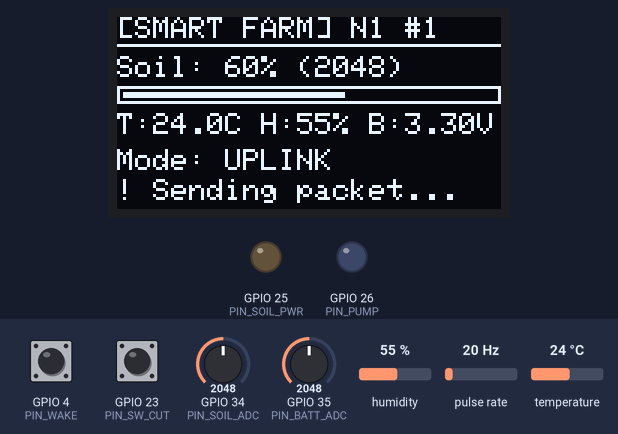
A sketch run on a simulated ESP32. On the bench: 128×64 one-colour display, output pins drawn as LEDs (lit = HIGH). Wiring (inferred from the names in the program): pulse sensor: data GPIO 33. Dashed ring = blinking. The test bench sets the inputs (shaded band); at power-on: GPIO 34 (PIN_SOIL_ADC) = 2048, GPIO 4 (PIN_WAKE) HIGH, humidity 55 %, GPIO 35 (PIN_BATT_ADC) = 2048, GPIO 23 (PIN_SW_CUT) HIGH, pulse rate 20 Hz, temperature 24 °C (analog values on the 0–4095 scale). WiFi joins after 1.5 s; servers stay silent unless stated; uploads are accepted with an empty reply; the local clock reads 2024-03-15 10:24:30 at power-on unless the sketch sets it; random numbers use the default seed unless the sketch sets one; what the sketch prints to the serial monitor is not drawn.

Above: at 2.9 s.
3.0 s: GPIO 34 (PIN_SOIL_ADC) set to 960
8.1 s: GPIO 34 (PIN_SOIL_ADC) set to 1100
At 19.6 s:
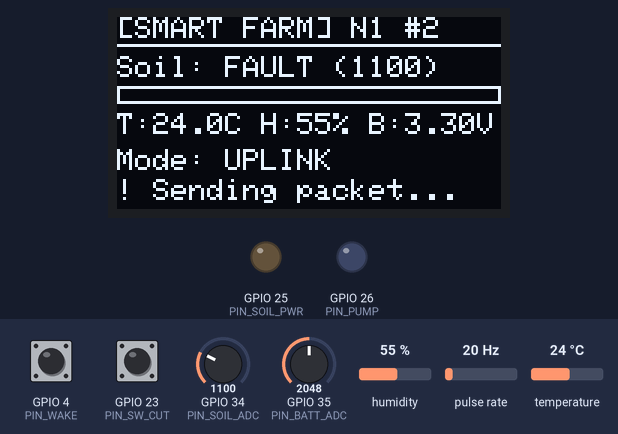
22.1 s: GPIO 34 (PIN_SOIL_ADC) set to 1193
At 36.0 s:
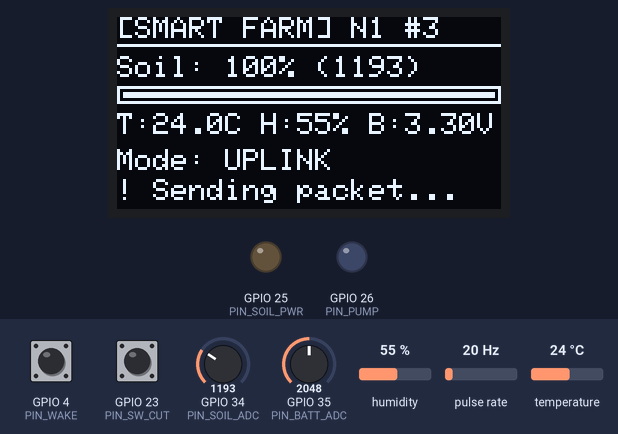
36.1 s: GPIO 4 (PIN_WAKE) pulled LOW for 3.2 s
At 37.66 s:
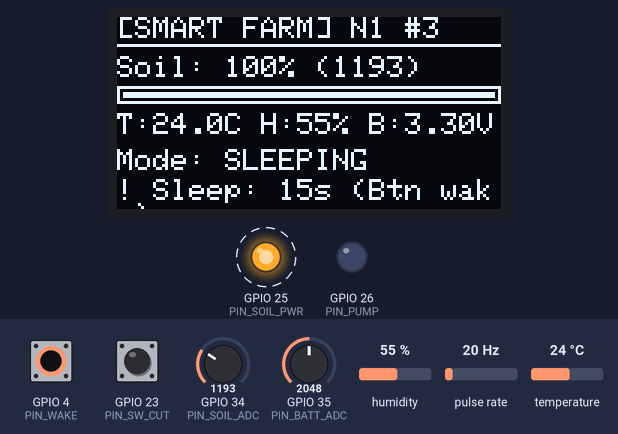
41.0 s: humidity set to 22 %
55.0 s: GPIO 35 (PIN_BATT_ADC) set to 2866
At 58.9 s:
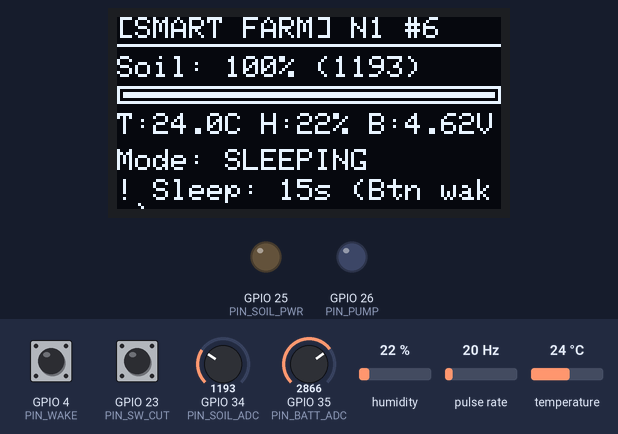
Timing chart, 0 to 59.1 s (numbered marks = the images above; inputs shaded):
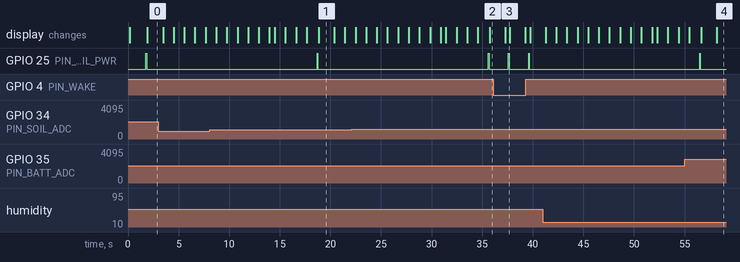

Measured:
- the behaviour switches between 1149 and 1150 on GPIO 34 (PIN_SOIL_ADC) (found by bisection; images 1 and 2)
- after the input at 36.1 s, GPIO 25 (PIN_SOIL_PWR): alternates HIGH for 0.08 s and LOW for 1.9 s, starting after 1.5 s
- what the display in image 1 shows lasts 1.6 s, from 18.8 s to 20.4 s
- what the display in image 3 shows lasts 0.4 s, from 37.3 s to 37.7 s

The sketch:

sketch.ino
```cpp
/*
 * ==============================================================================
 * SMART FARM PROTOTYPE: FIELD NODE HARDWARE SIMULATION (WOKWI / ESP32)
 * Designed for Technical & Architectural Review
 *
 * System Role: ESP32 Field Sensor & Actuator Node (Bed A / Node N1)
 *
 * Hardware Pinout:
 *   - GPIO 34 (ADC1_CH6): Capacitive Soil Moisture Sensor (Analog In)
 *   - GPIO 25: Switched VCC for Soil Probe (Anti-corrosion / Deep Sleep gating)
 *   - GPIO 35 (ADC1_CH7): Battery Voltage Divider (100k/100k -> 2:1 attenuation)
 *   - GPIO 27: DHT22 Temperature & Humidity Sensor (Digital Single-Wire)
 *   - GPIO 26: Submersible Pump Actuator (Relay Module + Blue LED Indicator)
 *   - GPIO 33: YF-S201 Flow Sensor Hall Pulse (Interrupt Falling Edge)
 *   - GPIO 21 / 22: I2C Bus (SDA / SCL) -> SSD1306 128x64 OLED Display
 *   - GPIO 4: Manual Instant Wake / Uplink Pushbutton
 *   - GPIO 18: Review Fault Switch 1 (Simulate Jammed Pump / Over-current)
 *   - GPIO 19: Review Fault Switch 2 (Simulate Blocked Drip Line / Zero Flow)
 *   - GPIO 23: Review Fault Switch 3 (Simulate Cut Sensor Wire / Raw 4095)
 *
 * Telemetry Protocol (CSV):
 *   Uplink:   <node>,<seq>,<soil_raw>,<temp_x10>,<hum>,<batt_mV>,<irr_s>,<flow_mL>,<pump_mA>
 *   Downlink: ACK,<node>,<seq>,<run_s>
 * ==============================================================================
 */

#include <Wire.h>
#include <Adafruit_GFX.h>
#include <Adafruit_SSD1306.h>
#include <DHT.h>

// ---------- Feature Toggles ----------
// EXPERIMENTAL, disabled by default: direct HTTP uplink via the Wokwi IoT
// Gateway. This path has never been verified end-to-end against a running
// server; the supported integration is the serial gateway bridge
// (wokwi/wokwi_gateway.py). Leave false for the presentation.
#define ENABLE_WOKWI_WIFI   true

#if ENABLE_WOKWI_WIFI
#include <WiFi.h>
#include <HTTPClient.h>
#include <time.h>
const char* WIFI_SSID = "Wokwi-GUEST";
const char* WIFI_PASS = "";
// Wokwi public gateway -> Cloudflare quick tunnel -> Flask (localhost:5000).
// Tunnel restart (new URL each start):
//   cloudflared tunnel --url http://localhost:5000 --no-autoupdate
const char* SERVER_URL = "http://interact-rows-eleven-creates.trycloudflare.com/api/uplink";
#endif

// ---------- Identity & Agronomic Calibration ----------
#define NODE_ID             "N1"
#define DEMO_SLEEP_SEC      15            // Fast wake cycle for review demos (production = 900s)
#define RATED_PUMP_MA       800           // 12V submersible pump rated current
#define DESIGN_FLOW_LPM     4.0           // Nominal drip line flow rate
#define SOIL_DRY_RAW        3100          // In dry air (0% VWC)
#define SOIL_WET_RAW        1350          // In saturated water (100% capacity)
#define LOCAL_DRY_RAW       2700          // Local fail-safe trigger threshold
// Sensor validity window (calibrated range + margin). Readings outside it are
// electrically impossible for a wired-up probe: 4095 = open circuit / cut wire,
// a reading at or near 0 = shorted probe, values past dry_raw + margin = probe
// unplugged from its signal line. Invalid readings must NEVER be treated as
// "dry soil" -- they are a sensor fault and inhibit every automatic watering.
#define SENSOR_VALID_LO     (SOIL_WET_RAW - 200)   // 1150: wetter than water = broken
#define SENSOR_VALID_HI     (SOIL_DRY_RAW + 300)   // 3400: past dry-air = disconnected
#define FLOW_PULSES_PER_L   450.0         // YF-S201 Hall sensor calibration
#define MAX_RUN_S           900           // Max allowable pump run per command

// ---------- Hardware Pin Allocations ----------
#define PIN_SOIL_ADC        34
#define PIN_SOIL_PWR        25
#define PIN_BATT_ADC        35
#define PIN_DHT             27
#define PIN_PUMP            26
#define PIN_FLOW            33
#define PIN_WAKE            4
#define PIN_SW_JAM          18
#define PIN_SW_BLOCK        19
#define PIN_SW_CUT          23

#define SCREEN_WIDTH        128
#define SCREEN_HEIGHT       64
#define OLED_RESET          -1

// ---------- Peripherals ----------
Adafruit_SSD1306 oled(SCREEN_WIDTH, SCREEN_HEIGHT, &Wire, OLED_RESET);
DHT dht(PIN_DHT, DHT22);

// ---------- State Variables ----------
uint32_t seq = 0;
uint16_t lastIrrS = 0;
uint32_t lastFlowMl = 0;
uint16_t lastPumpMa = 0;
uint16_t wakesSinceAck = 0;
bool oledAvailable = false;

volatile uint32_t pulses = 0;
void IRAM_ATTR onFlowPulse() {
  pulses++;
}

// ---------- UI Rendering Helpers ----------
void renderOLED(const char* state, uint16_t soilRaw, int soilPct, float temp, float hum, float battV, const char* alert) {
  if (!oledAvailable) return;

  oled.clearDisplay();
  oled.setTextSize(1);
  oled.setTextColor(SSD1306_WHITE);

  // Header
  oled.setCursor(0, 0);
  oled.print(F("[SMART FARM] "));
  oled.print(NODE_ID);
  oled.print(F(" #"));
  oled.print(seq);
  oled.drawLine(0, 9, 127, 9, SSD1306_WHITE);

  // Line 1: Soil Moisture with graphical bar (no % while the probe is faulted)
  oled.setCursor(0, 13);
  oled.print(F("Soil: "));
  if (soilPct < 0) {
    oled.print(F("FAULT ("));
    oled.print(soilRaw);
    oled.print(F(")"));
  } else {
    oled.print(soilPct);
    oled.print(F("% ("));
    oled.print(soilRaw);
    oled.print(F(")"));
  }

  // Soil moisture mini progress bar (blank while the probe is faulted)
  oled.drawRect(0, 23, 128, 6, SSD1306_WHITE);
  int barW = (soilPct < 0) ? 0 : map(constrain(soilPct, 0, 100), 0, 100, 0, 124);
  if (barW > 0) oled.fillRect(2, 25, barW, 2, SSD1306_WHITE);

  // Line 2: Climate & Battery
  oled.setCursor(0, 32);
  oled.print(F("T:"));
  oled.print(temp, 1);
  oled.print(F("C H:"));
  oled.print((int)hum);
  oled.print(F("% B:"));
  oled.print(battV, 2);
  oled.print(F("V"));

  // Line 3: System State / Actuator
  oled.setCursor(0, 44);
  if (strcmp(state, "PUMPING") == 0) {
    oled.fillRect(0, 42, 128, 10, SSD1306_WHITE);
    oled.setTextColor(SSD1306_BLACK, SSD1306_WHITE);
    oled.print(F(" >> PUMP ACTIVE << "));
    oled.setTextColor(SSD1306_WHITE);
  } else {
    oled.print(F("Mode: "));
    oled.print(state);
  }

  // Line 4: Alerts or Downlink status
  oled.setCursor(0, 54);
  if (alert && strlen(alert) > 0) {
    oled.print(F("! "));
    oled.print(alert);
  } else {
    oled.print(F("LoRa: Ready | RX: 1.5s"));
  }

  oled.display();
}

// ---------- Sensor Acquisition ----------
// INO_TEST_ANCHOR: soilReadingValid
// Sole authority on whether a soil reading may be used for ANY watering decision.
bool soilReadingValid(uint16_t raw) {
  return raw >= SENSOR_VALID_LO && raw <= SENSOR_VALID_HI && raw != 0 && raw != 4095;
}

uint16_t readSoilMoisture() {
  // Check review fault switch: Cut probe wire (GPIO 23 pulled to GND)
  if (digitalRead(PIN_SW_CUT) == LOW) {
    Serial.println(F("[DIAGNOSTIC] Fault Switch 3 active: Simulating CUT SENSOR CABLE (Raw 4095)"));
    return 4095;
  }

  // Switch probe power on, settle, sample 16x, power off
  digitalWrite(PIN_SOIL_PWR, HIGH);
  delay(50);
  uint32_t sum = 0;
  for (int i = 0; i < 16; i++) {
    sum += analogRead(PIN_SOIL_ADC);
    delay(2);
  }
  digitalWrite(PIN_SOIL_PWR, LOW);
  return sum / 16;
}

uint16_t readBatteryMilliVolts() {
  uint32_t sum = 0;
  for (int i = 0; i < 8; i++) {
    sum += analogReadMilliVolts(PIN_BATT_ADC);
    delay(2);
  }
  // 100k/100k voltage divider multiplies by 2
  return (sum / 8) * 2;
}

float measurePumpCurrentmA() {
  if (digitalRead(PIN_PUMP) == LOW) return 0.0;

  // Check review fault switch: Jammed Pump (GPIO 18 pulled to GND)
  if (digitalRead(PIN_SW_JAM) == LOW) {
    return 1650.0; // Stalled/jammed impeller over-current (> 1.6 * RATED_PUMP_MA)
  }

  // Realistic simulated active pump current with slight jitter
  return RATED_PUMP_MA + (random(-15, 15));
}

// ---------- Irrigation & Actuator Control with Live Protection ----------
void executePumpCycle(uint16_t targetSeconds) {
  if (targetSeconds == 0) return;
  if (targetSeconds > MAX_RUN_S) targetSeconds = MAX_RUN_S;

  Serial.println(F("\n=================================================="));
  Serial.printf(">> STARTING IRRIGATION CYCLE: %u SECONDS\n", targetSeconds);
  Serial.println(F("=================================================="));

  pulses = 0;
  uint32_t sumMa = 0, samples = 0;
  uint32_t startTime = millis();
  char faultMsg[32] = "";

  digitalWrite(PIN_PUMP, HIGH);

  while ((millis() - startTime) / 1000 < targetSeconds) {
    uint32_t elapsed = (millis() - startTime) / 1000;
    uint32_t remaining = targetSeconds - elapsed;

    // Simulate flow pulses unless Fault Switch 2 is active (Blocked Line)
    bool isBlocked = (digitalRead(PIN_SW_BLOCK) == LOW);
    if (!isBlocked) {
      // 4 LPM nominal = ~30 pulses per second
      pulses += 30;
    }

    float currentmA = measurePumpCurrentmA();
    sumMa += (currentmA > 0 ? (uint32_t)currentmA : 0);
    samples++;

    // Telemetry log to serial
    float flowL = pulses / FLOW_PULSES_PER_L;
    Serial.printf("[PUMP] T-%02us | Curr: %.0f mA | Flow: %.2f L (%u pulses)\n", remaining, currentmA, flowL, pulses);

    // Live display update
    if (oledAvailable) {
      oled.fillRect(0, 42, 128, 22, SSD1306_BLACK);
      oled.setCursor(0, 44);
      oled.printf("PUMP: %us left", remaining);
      oled.setCursor(0, 54);
      oled.printf("Flow: %.2fL | %03.0fmA", flowL, currentmA);
      oled.display();
    }

    // Safety Limit 1: Pump Over-current / Jam protection (1.6x rated)
    if (currentmA > 1.6 * RATED_PUMP_MA) {
      snprintf(faultMsg, sizeof(faultMsg), "FAULT: Jammed Pump");
      Serial.println(F(">>> [SAFETY INTERLOCK] Current > 160% rated! Jam detected. Halting pump."));
      break;
    }

    // Safety Limit 2: Pump Under-current / Dry run / Dead pump (< 15% rated after 3s)
    if (elapsed >= 3 && currentmA < 0.15 * RATED_PUMP_MA) {
      snprintf(faultMsg, sizeof(faultMsg), "FAULT: Pump Dead/Dry");
      Serial.println(F(">>> [SAFETY INTERLOCK] Current < 15% rated! Dead pump/cut line. Halting pump."));
      break;
    }

    // Safety Limit 3: Zero Flow detection after 15s (Blocked line or dry tank)
    if (elapsed >= 15 && pulses == 0) {
      snprintf(faultMsg, sizeof(faultMsg), "FAULT: Blocked Line");
      Serial.println(F(">>> [SAFETY INTERLOCK] Zero flow measured after 15s! Line blocked. Halting pump."));
      break;
    }

    delay(1000);
  }

  digitalWrite(PIN_PUMP, LOW);
  uint32_t totalDuration = (millis() - startTime) / 1000;
  lastIrrS = totalDuration;
  lastFlowMl = (uint32_t)(pulses / FLOW_PULSES_PER_L * 1000.0);
  lastPumpMa = samples ? (sumMa / samples) : 0;

  Serial.printf(">> PUMP CYCLE COMPLETED: Ran %u s | Flow: %u mL | Avg Current: %u mA\n",
                lastIrrS, lastFlowMl, lastPumpMa);
  if (strlen(faultMsg) > 0) {
    Serial.printf(">> TERMINATION REASON: %s\n\n", faultMsg);
  }
}

// ---------- Telemetry Dispatch & RX Window ----------
String buildTelemetryPacket(uint16_t soilRaw, float temp, float hum, uint16_t battMv) {
  seq++;
  // Format: node,seq,soil_raw,temp_x10,hum,batt_mV,irr_s,flow_mL,pump_mA
  return String(NODE_ID) + "," +
         seq + "," +
         soilRaw + "," +
         (int)(temp * 10) + "," +
         (int)hum + "," +
         battMv + "," +
         lastIrrS + "," +
         lastFlowMl + "," +
         lastPumpMa;
}

uint16_t processDownlinkWindow(const String& pkt, uint16_t soilRaw, float temp, float hum, uint16_t battMv) {
  Serial.println(F("\n----------------- TELEMETRY UPLINK -----------------"));
  Serial.print(F("UPLINK PACKET: "));
  Serial.println(pkt);
  Serial.println(F("Opening 1.5s RX Window for Gateway reply..."));
  Serial.println(F("Hint: Send 'ACK,N1,<seq>,<run_s>' to command irrigation."));
  Serial.println(F("----------------------------------------------------"));

  uint16_t commandedRunS = 0;
  bool ackReceived = false;
  uint32_t rxStart = millis();

#if ENABLE_WOKWI_WIFI
  // Direct HTTP uplink over the Wokwi IoT Gateway, via the public Cloudflare
  // quick-tunnel to the Flask server. Requires NTP-synced wall clock: a node
  // without a synced clock must NOT post fabricated timestamps, so the
  // request is skipped until time() gives a plausible date (see setup()).
  if (WiFi.status() == WL_CONNECTED) {
    time_t wallClock = time(nullptr);
    if (wallClock < 1700000000) {
      Serial.println(F("[WIFI-UP] Wall clock not synced (NTP unavailable). HTTP uplink skipped; use the serial bridge."));
    } else {
      HTTPClient http;
      http.begin(SERVER_URL);
      http.addHeader("Content-Type", "application/json");
      // Flask API contract (server.py /api/uplink): node, ts, seq, soil_raw, batt_v
      // are required; temp, hum, irr_s, flow_l, pump_ma, rssi are optional.
      String jsonPayload = String("{\"node\":\"") + NODE_ID + "\","
                           "\"ts\":" + (long long)wallClock + ","
                           "\"seq\":" + seq + ","
                           "\"soil_raw\":" + soilRaw + ","
                           "\"temp\":" + String(temp, 2) + ","
                           "\"hum\":" + String(hum, 1) + ","
                           "\"batt_v\":" + String(battMv / 1000.0, 3) + ","
                           "\"irr_s\":" + lastIrrS + ","
                           "\"flow_l\":" + String(lastFlowMl / 1000.0, 3) + ","
                           "\"pump_ma\":" + lastPumpMa + ","
                           "\"rssi\":0}";          // no radio on this path: 0 = unknown
      int httpCode = http.POST(jsonPayload);
      if (httpCode > 0) {
        String response = http.getString();
        Serial.printf("HTTP Response (%d): %s\n", httpCode, response.c_str());
        // Simple parse of downlink run_s
        int idx = response.indexOf("\"run_s\":");
        if (idx > 0) {
          commandedRunS = response.substring(idx + 8).toInt();
          ackReceived = true;
        }
      }
      http.end();
    }
  }
#endif

  // Serial LoRa RX Window simulation (1500 ms)
  while (millis() - rxStart < 1500) {
    if (Serial.available()) {
      String reply = Serial.readStringUntil('\n');
      reply.trim();
      if (reply.length() > 0) {
        Serial.printf("[RX-WINDOW] Received: '%s'\n", reply.c_str());
        // Expected format: ACK,N1,<seq>,<run_s>
        if (reply.startsWith("ACK")) {
          int c1 = reply.indexOf(',');
          int c2 = reply.indexOf(',', c1 + 1);
          int c3 = reply.indexOf(',', c2 + 1);
          if (c1 > 0 && c2 > 0 && c3 > 0) {
            String ackNode = reply.substring(c1 + 1, c2);
            long ackSeq = reply.substring(c2 + 1, c3).toInt();
            long runS = reply.substring(c3 + 1).toInt();
            if (ackNode == NODE_ID && ackSeq == (long)seq) {
              commandedRunS = (uint16_t)runS;
              ackReceived = true;
              Serial.printf("[DOWNLINK] Confirmed for Node %s, Seq %ld. Commanded Run: %u seconds.\n",
                            ackNode.c_str(), ackSeq, commandedRunS);
              break;
            }
          }
        }
      }
    }
    delay(10);
  }

  // Clear last run metrics after successful reporting
  lastIrrS = 0;
  lastFlowMl = 0;
  lastPumpMa = 0;

  if (ackReceived) {
    wakesSinceAck = 0;
  } else {
    wakesSinceAck++;
    Serial.println(F("[RX-WINDOW] Closed. No gateway ACK received."));
  }

  return commandedRunS;
}

// ---------- Arduino Lifecycle ----------
void setup() {
  Serial.begin(115200);
  delay(100);

  Serial.println(F("\n=================================================="));
  Serial.println(F("     SMART FARM FIELD NODE HARDWARE BOOT"));
  Serial.println(F("     Architecture: ESP32 + LoRa + Deep Sleep"));
  Serial.println(F("=================================================="));

  pinMode(PIN_SOIL_PWR, OUTPUT);
  digitalWrite(PIN_SOIL_PWR, LOW);

  pinMode(PIN_PUMP, OUTPUT);
  digitalWrite(PIN_PUMP, LOW);

  pinMode(PIN_FLOW, INPUT_PULLUP);
  attachInterrupt(digitalPinToInterrupt(PIN_FLOW), onFlowPulse, FALLING);

  pinMode(PIN_WAKE, INPUT_PULLUP);
  pinMode(PIN_SW_JAM, INPUT_PULLUP);
  pinMode(PIN_SW_BLOCK, INPUT_PULLUP);
  pinMode(PIN_SW_CUT, INPUT_PULLUP);

  analogReadResolution(12);

  // Initialize I2C Bus & OLED Display
  Wire.begin(21, 22);
  Wire.setTimeOut(50);
  if (oled.begin(SSD1306_SWITCHCAPVCC, 0x3C)) {
    oledAvailable = true;
    oled.clearDisplay();
    oled.setTextSize(1);
    oled.setTextColor(SSD1306_WHITE);
    oled.setCursor(10, 20);
    oled.println(F("Smart Farm ESP32"));
    oled.setCursor(10, 35);
    oled.println(F("Initializing..."));
    oled.display();
  } else {
    Serial.println(F("[WARN] SSD1306 OLED not found at 0x3C (proceeding headless)."));
  }

  dht.begin();

#if ENABLE_WOKWI_WIFI
  Serial.print(F("[WIFI] Connecting to Wokwi-GUEST..."));
  WiFi.begin(WIFI_SSID, WIFI_PASS, 6);
  uint32_t t0 = millis();
  while (WiFi.status() != WL_CONNECTED && millis() - t0 < 4000) {
    delay(200);
    Serial.print(".");
  }
  if (WiFi.status() == WL_CONNECTED) {
    Serial.println(F(" Connected!"));
    // /api/uplink rejects packets whose ts looks stale, so a node without a
    // synced wall clock stays silent (gate in the uplink below).
    configTime(0, 0, "pool.ntp.org", "time.google.com");
    uint32_t t1 = millis();
    while (time(nullptr) < 1700000000 && millis() - t1 < 4000) { delay(100); }
    Serial.printf("[WIFI-UP] Wall clock %s.\n",
                  time(nullptr) >= 1700000000 ? "synced via NTP"
                                              : "NOT synced (serial bridge fallback)");
  } else {
    Serial.println(F(" Timeout. Proceeding in LoRa/Serial mode."));
  }
#endif

  Serial.println(F("[READY] All subsystems operational. Starting main loop.\n"));
}

void loop() {
  // 1. Acquire telemetry
  uint16_t soilRaw = readSoilMoisture();
  // FAILSAFE-GATE: a disconnected or shorted probe is a SENSOR FAULT, never
  // "dry soil". Every watering decision below is conditioned on soilFault.
  bool soilFault = !soilReadingValid(soilRaw);
  int soilPct = soilFault ? -1 : constrain(map(soilRaw, SOIL_DRY_RAW, SOIL_WET_RAW, 0, 100), 0, 100);

  float temp = dht.readTemperature();
  float hum = dht.readHumidity();
  if (isnan(temp)) temp = 25.0;
  if (isnan(hum)) hum = 60.0;

  uint16_t battMv = readBatteryMilliVolts();
  float battV = battMv / 1000.0;

  // 2. Build packet & send
  String pkt = buildTelemetryPacket(soilRaw, temp, hum, battMv);
  if (soilFault) {
    Serial.printf("[SENSOR FAULT] Reading %u is outside the calibrated range (%d-%d). Probe is disconnected or shorted.\n",
                  soilRaw, SENSOR_VALID_LO, SENSOR_VALID_HI);
    Serial.println(F("[SENSOR FAULT] Automatic watering inhibited (fail-safe AND watering commands)."));
  }
  renderOLED("UPLINK", soilRaw, soilPct, temp, hum, battV, "Sending packet...");

  // 3. Process RX window for downlink command
  uint16_t runSeconds = processDownlinkWindow(pkt, soilRaw, temp, hum, battMv);

  // 4. Local Fail-Safe Logic
  // If gateway is silent for multiple wakes and soil is dry AND the reading is
  // valid, perform one emergency capped run. Attention: soilReadingValid() is
  // the gate that stops a raw 4095 (cut probe) being mistaken for dry soil --
  // regression-tested, do not remove from this condition.
  if (runSeconds == 0 && wakesSinceAck >= 10) {
    if (soilFault) {
      Serial.println(F("[SAFETY-LOCK] Gateway silent, but soil reading is INVALID: fail-safe watering is blocked."));
    } else if (soilRaw > LOCAL_DRY_RAW) {
      Serial.println(F("[FAIL-SAFE] Gateway silent & soil critical! Initiating local fail-safe 60s water."));
      runSeconds = 60;
      renderOLED("FAIL-SAFE", soilRaw, soilPct, temp, hum, battV, "Fail-safe Watering");
    }
  }

  // 5. Actuate Pump if commanded (an invalid soil reading also blocks commanded runs)
  if (runSeconds > 0 && soilFault) {
    Serial.println(F("[SAFETY-LOCK] Watering command ignored: soil sensor is faulted. Repair the probe first."));
    renderOLED("SENSOR FAULT", soilRaw, soilPct, temp, hum, battV, "Probe fault: no auto water");
  } else if (runSeconds > 0) {
    renderOLED("PUMPING", soilRaw, soilPct, temp, hum, battV, "Irrigation Active");
    executePumpCycle(runSeconds);
  }

  // 6. Enter Simulated Sleep / Countdown
  Serial.printf("\n[SLEEP] Entering low-power sleep for %u seconds.\n", DEMO_SLEEP_SEC);
  Serial.println(F("        (Press Yellow 'Wake' button on GPIO 4 to trigger instant wake)\n"));

  uint32_t sleepStart = millis();
  while ((millis() - sleepStart) / 1000 < DEMO_SLEEP_SEC) {
    uint32_t remaining = DEMO_SLEEP_SEC - ((millis() - sleepStart) / 1000);
    char sleepBuf[32];
    snprintf(sleepBuf, sizeof(sleepBuf), "Sleep: %02us (Btn wake)", remaining);
    renderOLED("SLEEPING", soilRaw, soilPct, temp, hum, battV, sleepBuf);

    // Check manual wake button (GPIO 4 active LOW)
    if (digitalRead(PIN_WAKE) == LOW) {
      Serial.println(F("\n[INTERRUPT] Manual Wake Button pressed!"));
      delay(300); // Debounce
      break;
    }
    delay(500);
  }
}
```
